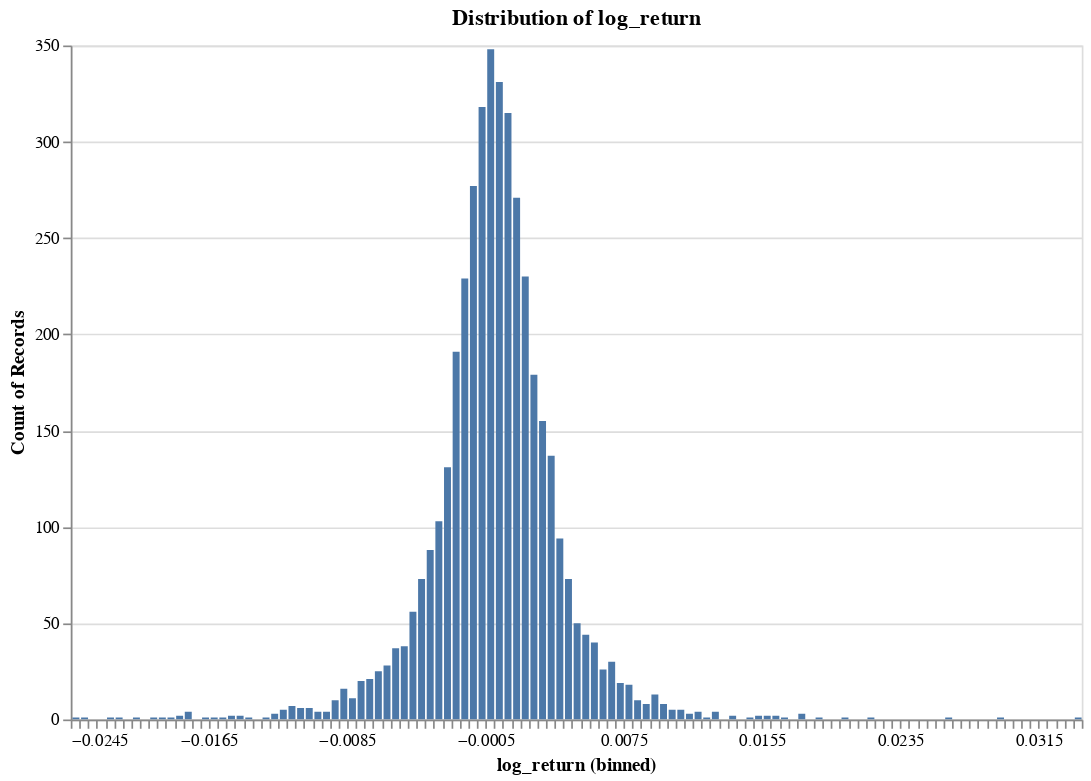

The code cell stored with this chart in its notebook:
### Code cell
research.plot_distribution(ts, target, no_bins=200)

### Figure 1 — Vega specification as saved in the notebook (floating-point values rounded to 4 significant figures)
{"$schema": "https://vega.github.io/schema/vega/v5.json", "data": [{"name": "param_3_store"}, {"name": "source_0", "values": [{"__count": 229, "bin_maxbins_200_log_return": -0.002, "bin_maxbins_200_log_return_end": -0.0015}, {"__count": 50, "bin_maxbins_200_log_return": 0.0045, "bin_maxbins_200_log_return_end": 0.005}, {"__count": 348, "bin_maxbins_200_log_return": -0.0005, "bin_maxbins_200_log_return_end": -4.337e-19}, {"__count": 271, "bin_maxbins_200_log_return": 0.001, "bin_maxbins_200_log_return_end": 0.0015}, {"__count": 18, "bin_maxbins_200_log_return": 0.0075, "bin_maxbins_200_log_return_end": 0.008}, {"__count": 179, "bin_maxbins_200_log_return": 0.002, "bin_maxbins_200_log_return_end": 0.0025}, {"__count": 155, "bin_maxbins_200_log_return": 0.0025, "bin_maxbins_200_log_return_end": 0.003}, {"__count": 10, "bin_maxbins_200_log_return": -0.0095, "bin_maxbins_200_log_return_end": -0.009}, {"__count": 103, "bin_maxbins_200_log_return": -0.0035, "bin_maxbins_200_log_return_end": -0.003}, {"__count": 37, "bin_maxbins_200_log_return": -0.006, "bin_maxbins_200_log_return_end": -0.0055}, {"__count": 230, "bin_maxbins_200_log_return": 0.0015, "bin_maxbins_200_log_return_end": 0.002}, {"__count": 1, "bin_maxbins_200_log_return": 0.0165, "bin_maxbins_200_log_return_end": 0.017}, {"__count": 6, "bin_maxbins_200_log_return": -0.0115, "bin_maxbins_200_log_return_end": -0.011}, {"__count": 88, "bin_maxbins_200_log_return": -0.004, "bin_maxbins_200_log_return_end": -0.0035}, {"__count": 4, "bin_maxbins_200_log_return": -0.0105, "bin_maxbins_200_log_return_end": -0.01}, {"__count": 331, "bin_maxbins_200_log_return": 0.0, "bin_maxbins_200_log_return_end": 0.0005}, {"__count": 11, "bin_maxbins_200_log_return": -0.0085, "bin_maxbins_200_log_return_end": -0.008}, {"__count": 8, "bin_maxbins_200_log_return": 0.0095, "bin_maxbins_200_log_return_end": 0.01}, {"__count": 277, "bin_maxbins_200_log_return": -0.0015, "bin_maxbins_200_log_return_end": -0.001}, {"__count": 56, "bin_maxbins_200_log_return": -0.005, "bin_maxbins_200_log_return_end": -0.0045}, {"__count": 73, "bin_maxbins_200_log_return": 0.004, "bin_maxbins_200_log_return_end": 0.0045}, {"__count": 44, "bin_maxbins_200_log_return": 0.005, "bin_maxbins_200_log_return_end": 0.0055}, {"__count": 30, "bin_maxbins_200_log_return": 0.0065, "bin_maxbins_200_log_return_end": 0.007}, {"__count": 315, "bin_maxbins_200_log_return": 0.0005, "bin_maxbins_200_log_return_end": 0.001}, {"__count": 28, "bin_maxbins_200_log_return": -0.0065, "bin_maxbins_200_log_return_end": -0.006}, {"__count": 73, "bin_maxbins_200_log_return": -0.0045, "bin_maxbins_200_log_return_end": -0.004}, {"__count": 131, "bin_maxbins_200_log_return": -0.003, "bin_maxbins_200_log_return_end": -0.0025}, {"__count": 13, "bin_maxbins_200_log_return": 0.009, "bin_maxbins_200_log_return_end": 0.0095}, {"__count": 16, "bin_maxbins_200_log_return": -0.009, "bin_maxbins_200_log_return_end": -0.0085}, {"__count": 2, "bin_maxbins_200_log_return": 0.016, "bin_maxbins_200_log_return_end": 0.0165}, {"__count": 318, "bin_maxbins_200_log_return": -0.001, "bin_maxbins_200_log_return_end": -0.0005}, {"__count": 191, "bin_maxbins_200_log_return": -0.0025, "bin_maxbins_200_log_return_end": -0.002}, {"__count": 137, "bin_maxbins_200_log_return": 0.003, "bin_maxbins_200_log_return_end": 0.0035}, {"__count": 7, "bin_maxbins_200_log_return": -0.012, "bin_maxbins_200_log_return_end": -0.0115}, {"__count": 26, "bin_maxbins_200_log_return": 0.006, "bin_maxbins_200_log_return_end": 0.0065}, {"__count": 1, "bin_maxbins_200_log_return": -0.024, "bin_maxbins_200_log_return_end": -0.0235}, {"__count": 2, "bin_maxbins_200_log_return": 0.015, "bin_maxbins_200_log_return_end": 0.0155}, {"__count": 10, "bin_maxbins_200_log_return": 0.008, "bin_maxbins_200_log_return_end": 0.0085}, {"__count": 4, "bin_maxbins_200_log_return": 0.0115, "bin_maxbins_200_log_return_end": 0.012}, {"__count": 38, "bin_maxbins_200_log_return": -0.0055, "bin_maxbins_200_log_return_end": -0.005}, {"__count": 94, "bin_maxbins_200_log_return": 0.0035, "bin_maxbins_200_log_return_end": 0.004}, {"__count": 40, "bin_maxbins_200_log_return": 0.0055, "bin_maxbins_200_log_return_end": 0.006}, {"__count": 4, "bin_maxbins_200_log_return": -0.018, "bin_maxbins_200_log_return_end": -0.0175}, {"__count": 3, "bin_maxbins_200_log_return": 0.011, "bin_maxbins_200_log_return_end": 0.0115}, {"__count": 25, "bin_maxbins_200_log_return": -0.007, "bin_maxbins_200_log_return_end": -0.0065}, {"__count": 2, "bin_maxbins_200_log_return": 0.0155, "bin_maxbins_200_log_return_end": 0.016}, {"__count": 20, "bin_maxbins_200_log_return": -0.008, "bin_maxbins_200_log_return_end": -0.0075}, {"__count": 1, "bin_maxbins_200_log_return": -0.016, "bin_maxbins_200_log_return_end": -0.0155}, {"__count": 21, "bin_maxbins_200_log_return": -0.0075, "bin_maxbins_200_log_return_end": -0.007}, {"__count": 19, "bin_maxbins_200_log_return": 0.007, "bin_maxbins_200_log_return_end": 0.0075}, {"__count": 5, "bin_maxbins_200_log_return": 0.0105, "bin_maxbins_200_log_return_end": 0.011}, {"__count": 6, "bin_maxbins_200_log_return": -0.011, "bin_maxbins_200_log_return_end": -0.0105}, {"__count": 5, "bin_maxbins_200_log_return": -0.0125, "bin_maxbins_200_log_return_end": -0.012}, {"__count": 1, "bin_maxbins_200_log_return": -0.0145, "bin_maxbins_200_log_return_end": -0.014}, {"__count": 5, "bin_maxbins_200_log_return": 0.01, "bin_maxbins_200_log_return_end": 0.0105}, {"__count": 1, "bin_maxbins_200_log_return": -0.017, "bin_maxbins_200_log_return_end": -0.0165}, {"__count": 1, "bin_maxbins_200_log_return": -0.0135, "bin_maxbins_200_log_return_end": -0.013}, {"__count": 1, "bin_maxbins_200_log_return": -0.019, "bin_maxbins_200_log_return_end": -0.0185}, {"__count": 3, "bin_maxbins_200_log_return": 0.0175, "bin_maxbins_200_log_return_end": 0.018}, {"__count": 1, "bin_maxbins_200_log_return": 0.02, "bin_maxbins_200_log_return_end": 0.0205}, {"__count": 1, "bin_maxbins_200_log_return": 0.026, "bin_maxbins_200_log_return_end": 0.0265}, {"__count": 8, "bin_maxbins_200_log_return": 0.0085, "bin_maxbins_200_log_return_end": 0.009}, {"__count": 4, "bin_maxbins_200_log_return": -0.01, "bin_maxbins_200_log_return_end": -0.0095}, {"__count": 1, "bin_maxbins_200_log_return": 0.0145, "bin_maxbins_200_log_return_end": 0.015}, {"__count": 4, "bin_maxbins_200_log_return": 0.0125, "bin_maxbins_200_log_return_end": 0.013}, {"__count": 1, "bin_maxbins_200_log_return": 0.029, "bin_maxbins_200_log_return_end": 0.0295}, {"__count": 2, "bin_maxbins_200_log_return": -0.0185, "bin_maxbins_200_log_return_end": -0.018}, {"__count": 2, "bin_maxbins_200_log_return": -0.0155, "bin_maxbins_200_log_return_end": -0.015}, {"__count": 2, "bin_maxbins_200_log_return": -0.015, "bin_maxbins_200_log_return_end": -0.0145}, {"__count": 1, "bin_maxbins_200_log_return": 0.0215, "bin_maxbins_200_log_return_end": 0.022}, {"__count": 1, "bin_maxbins_200_log_return": -0.0225, "bin_maxbins_200_log_return_end": -0.022}, {"__count": 1, "bin_maxbins_200_log_return": -0.0195, "bin_maxbins_200_log_return_end": -0.019}, {"__count": 2, "bin_maxbins_200_log_return": 0.0135, "bin_maxbins_200_log_return_end": 0.014}, {"__count": 3, "bin_maxbins_200_log_return": -0.013, "bin_maxbins_200_log_return_end": -0.0125}, {"__count": 1, "bin_maxbins_200_log_return": -0.021, "bin_maxbins_200_log_return_end": -0.0205}, {"__count": 1, "bin_maxbins_200_log_return": 0.0185, "bin_maxbins_200_log_return_end": 0.019}, {"__count": 1, "bin_maxbins_200_log_return": 0.0335, "bin_maxbins_200_log_return_end": 0.034}, {"__count": 1, "bin_maxbins_200_log_return": -0.0165, "bin_maxbins_200_log_return_end": -0.016}, {"__count": 1, "bin_maxbins_200_log_return": -0.02, "bin_maxbins_200_log_return_end": -0.0195}, {"__count": 1, "bin_maxbins_200_log_return": -0.022, "bin_maxbins_200_log_return_end": -0.0215}, {"__count": 1, "bin_maxbins_200_log_return": -0.0245, "bin_maxbins_200_log_return_end": -0.024}, {"__count": 1, "bin_maxbins_200_log_return": 0.012, "bin_maxbins_200_log_return_end": 0.0125}]}, {"name": "source_0_y_domain___count", "values": [{"min": 1, "max": 348}]}], "signals": [{"name": "bin_maxbins_200_log_return_bins", "value": {"fields": ["log_return"], "fname": "bin_log_return", "start": -0.0245, "step": 0.0005, "stop": 0.034}}, {"name": "unit", "value": {}, "on": [{"events": "pointermove", "update": "isTuple(group()) ? group() : unit"}]}, {"name": "param_3", "update": "vlSelectionResolve(\"param_3_store\", \"union\")"}, {"name": "param_3_log_return", "on": [{"events": [{"source": "view", "type": "dblclick"}], "update": "null"}, {"events": {"signal": "param_3_translate_delta"}, "update": "panLinear(param_3_translate_anchor.extent_x, -param_3_translate_delta.x / width)"}, {"events": {"signal": "param_3_zoom_delta"}, "update": "zoomLinear(domain(\"x\"), param_3_zoom_anchor.x, param_3_zoom_delta)"}]}, {"name": "param_3_tuple", "on": [{"events": [{"signal": "param_3_log_return"}], "update": "param_3_log_return ? {unit: \"\", fields: param_3_tuple_fields, values: [param_3_log_return]} : null"}]}, {"name": "param_3_tuple_fields", "value": [{"field": "log_return", "channel": "x", "type": "R"}]}, {"name": "param_3_translate_anchor", "value": {}, "on": [{"events": [{"source": "scope", "type": "pointerdown"}], "update": "{x: x(unit), y: y(unit), extent_x: domain(\"x\")}"}]}, {"name": "param_3_translate_delta", "value": {}, "on": [{"events": [{"source": "window", "between": [{"source": "scope", "type": "pointerdown"}, {"source": "window", "type": "pointerup"}], "type": "pointermove", "consume": true}], "update": "{x: param_3_translate_anchor.x - x(unit), y: param_3_translate_anchor.y - y(unit)}"}]}, {"name": "param_3_zoom_anchor", "on": [{"events": [{"source": "scope", "type": "wheel", "consume": true}], "update": "{x: invert(\"x\", x(unit)), y: invert(\"y\", y(unit))}"}]}, {"name": "param_3_zoom_delta", "on": [{"events": [{"source": "scope", "type": "wheel", "consume": true}], "update": "pow(1.001, event.deltaY * pow(16, event.deltaMode))", "force": true}]}, {"name": "param_3_modify", "on": [{"events": {"signal": "param_3_tuple"}, "update": "modify(\"param_3_store\", param_3_tuple, true)"}]}], "marks": [{"type": "rect", "name": "marks", "from": {"data": "source_0"}, "encode": {"update": {"fill": {"value": "#4c78a8"}, "y": {"field": "__count", "scale": "y"}, "y2": {"value": 0, "scale": "y"}, "x2": {"field": "bin_maxbins_200_log_return", "scale": "x", "offset": {"signal": "0.5 + (abs(scale(\"x\", datum[\"bin_maxbins_200_log_return_end\"]) - scale(\"x\", datum[\"bin_maxbins_200_log_return\"])) < 0.25 ? -0.5 * (0.25 - (abs(scale(\"x\", datum[\"bin_maxbins_200_log_return_end\"]) - scale(\"x\", datum[\"bin_maxbins_200_log_return\"])))) : 0.5)"}}, "x": {"field": "bin_maxbins_200_log_return_end", "scale": "x", "offset": {"signal": "0.5 + (abs(scale(\"x\", datum[\"bin_maxbins_200_log_return_end\"]) - scale(\"x\", datum[\"bin_maxbins_200_log_return\"])) < 0.25 ? 0.5 * (0.25 - (abs(scale(\"x\", datum[\"bin_maxbins_200_log_return_end\"]) - scale(\"x\", datum[\"bin_maxbins_200_log_return\"])))) : -0.5)"}}}}, "style": ["bar"], "clip": true, "interactive": true}], "scales": [{"name": "x", "type": "linear", "domain": {"signal": "[bin_maxbins_200_log_return_bins.start, bin_maxbins_200_log_return_bins.stop]"}, "range": [0, {"signal": "width"}], "bins": {"signal": "bin_maxbins_200_log_return_bins"}, "domainRaw": {"signal": "param_3[\"log_return\"]"}, "zero": false}, {"name": "y", "type": "linear", "domain": [{"signal": "(data(\"source_0_y_domain___count\")[0] || {}).min"}, {"signal": "(data(\"source_0_y_domain___count\")[0] || {}).max"}], "range": [{"signal": "height"}, 0], "zero": true, "nice": true}], "axes": [{"scale": "y", "tickCount": {"signal": "ceil(height/40)"}, "labels": false, "maxExtent": 0, "ticks": false, "domain": false, "zindex": 0, "aria": false, "gridScale": "x", "orient": "left", "minExtent": 0, "grid": true}, {"scale": "x", "grid": false, "labelFlush": true, "labelOverlap": true, "tickCount": {"signal": "ceil(width/10)"}, "title": "log_return (binned)", "zindex": 0, "orient": "bottom"}, {"scale": "y", "grid": false, "title": "Count of Records", "zindex": 0, "orient": "left", "labelOverlap": true, "tickCount": {"signal": "ceil(height/40)"}}], "title": {"text": "Distribution of log_return", "frame": "group"}, "background": "white", "width": 600, "style": "cell", "padding": 5, "height": 400}
